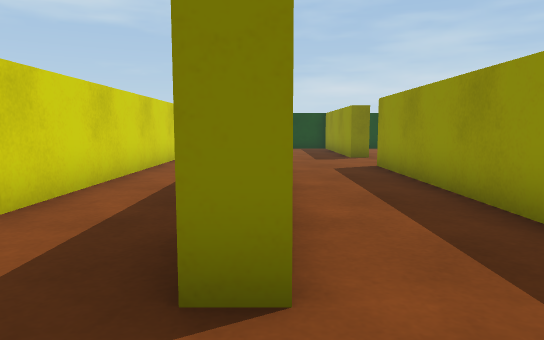
[1] (above)

18 first-person views from a walk through a Unity game level. The camera is 0.46 m above the floor, tilts 6° down and sees 70° across. The floor is counted in squares, 0.5 m on a side. Each view is taken from the middle of a square. On the plan, view 1 faces up. The plan holds only what a view shows up to about 13 squares ahead; the rest is blank.

[2]
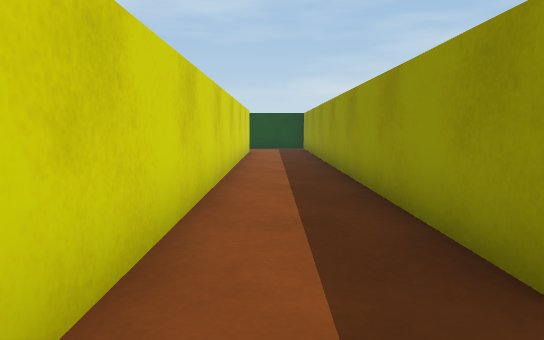

[3]
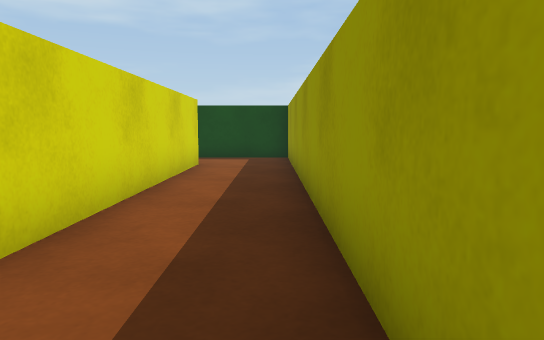

[4]
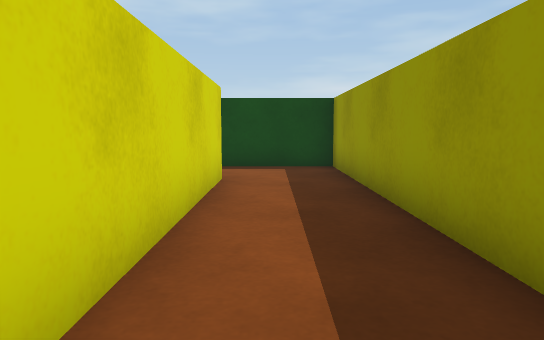

[5]
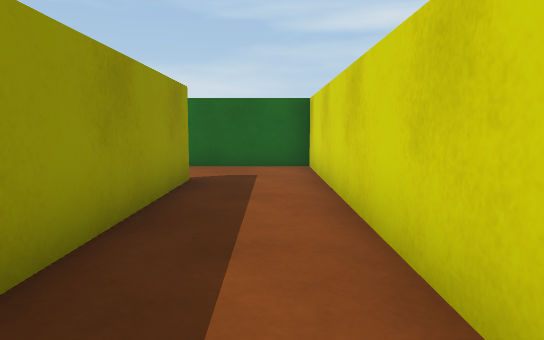

[6]
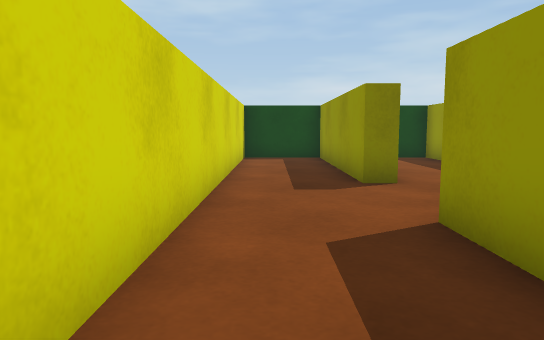

[7]
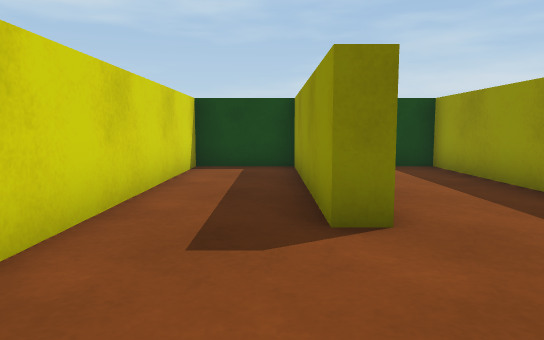

[8]
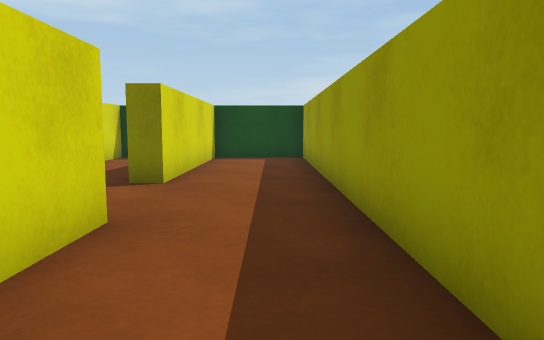

[9]
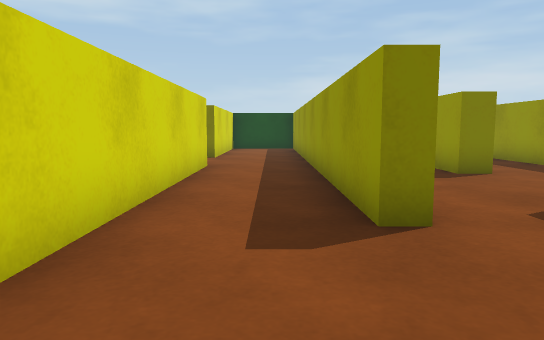

[10]
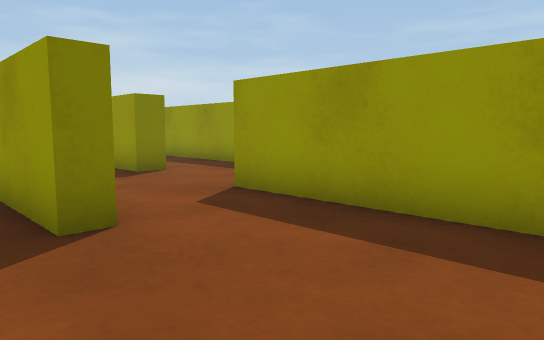

[11]
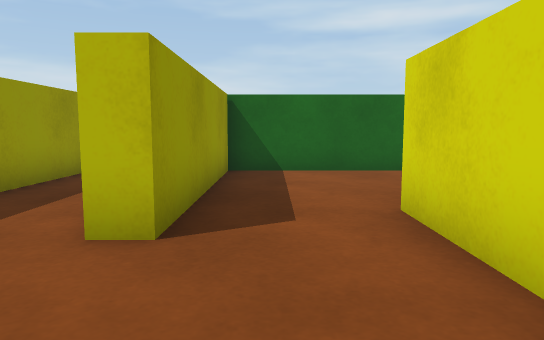

[12]
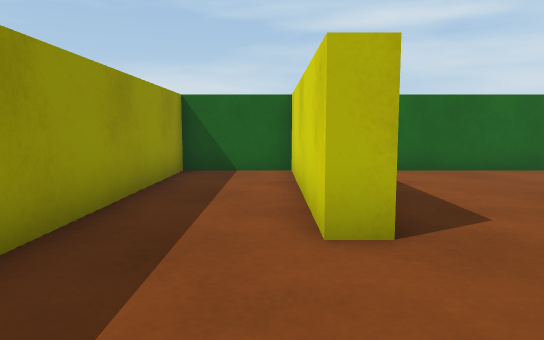

[13]
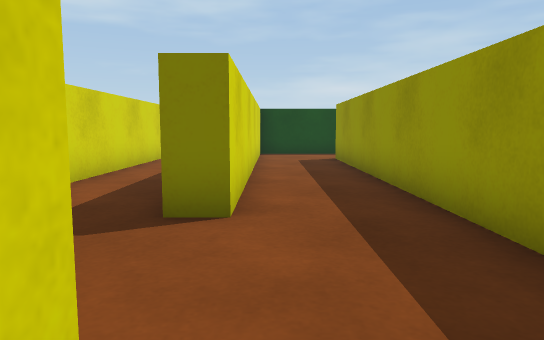

[14]
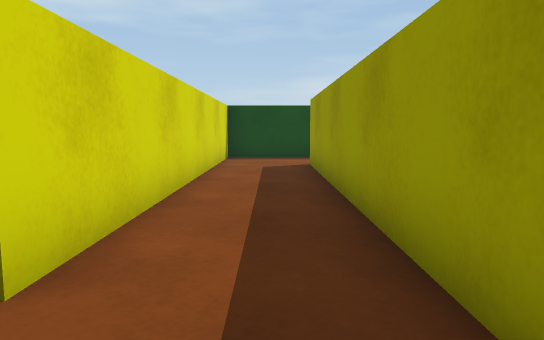

[15]
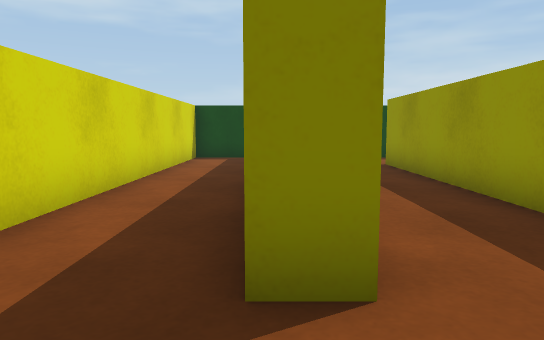

[16]
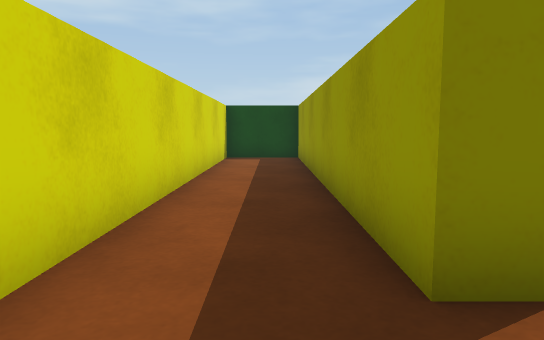

[17]
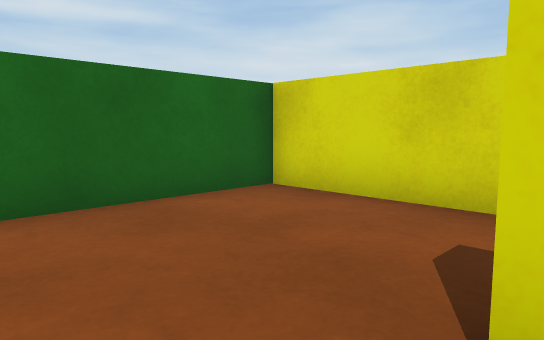

[18]
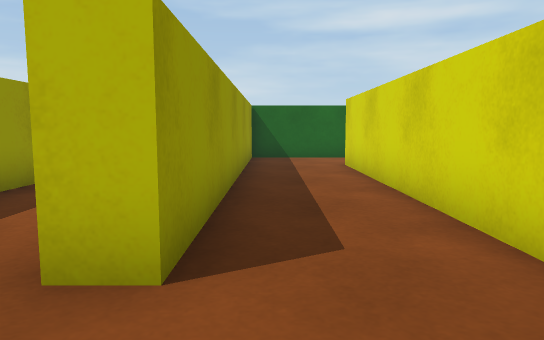

### Floor plan
Ten units are one square. View 1 is at (0, 0); x grows to the right and y downward. Boxes are objects, and circles mark ways between rooms. Rooms are numbered by the first view taken in them; rooms with no view inside come last. Other rooms are left out.
<svg viewBox="-40 -191 173 203">
<path fill="none" stroke="#000" d="M1 -19 -5 -19 -5 -186 -25 -186M-29 -162 -29 7 6 7M65 -46 65 -36 60 -36 60 -186 32 -186 32 -126 27 -126 27 -186 1 -186 1 -19M27 4 27 -98 34 -98 34 7 90 7 90 -48M6 7 28 7M120 -68 120 -162M90 -48 96 -48 96 7 120 7 120 -52M65 -60 65 -46M89 -186 65 -186 65 -80M128 -186 96 -186 96 -80 90 -80 90 -184"/>
<circle cx="0" cy="-5" r="3" fill="#2a7"/>
<circle cx="75" cy="-40" r="3" fill="#2a7"/>
<text x="-10" y="-90">1</text>
<text x="40" y="-80">2</text>
<text x="100" y="-100">3</text>
</svg>
Room 1 opens to room 2. Room 2 opens to room 3.

Where each view was taken, in squares from view 1:
view 1: 0 up, 0 right, facing up
view 2: 0 up, 2 left, facing up
view 3: 6 up, 1 left, facing up
view 4: 9 up, 2 left, facing up
view 5: 9 up, 2 left, facing down
view 6: 6 up, 1 right, facing up
view 7: 9 up, 2 right, facing up
view 8: 6 up, 5 right, facing up
view 9: 0 up, 5 right, facing up
view 10: 0 up, 5 right, facing up-right
view 11: 8 up, 8 right, facing down
view 12: 8 up, 10 right, facing down
view 13: 4 up, 10 right, facing up
view 14: 6 up, 11 right, facing up
view 15: 6 up, 9 right, facing up
view 16: 6 up, 8 right, facing up
view 17: 4 up, 8 right, facing down-left
view 18: 12 up, 2 right, facing down
